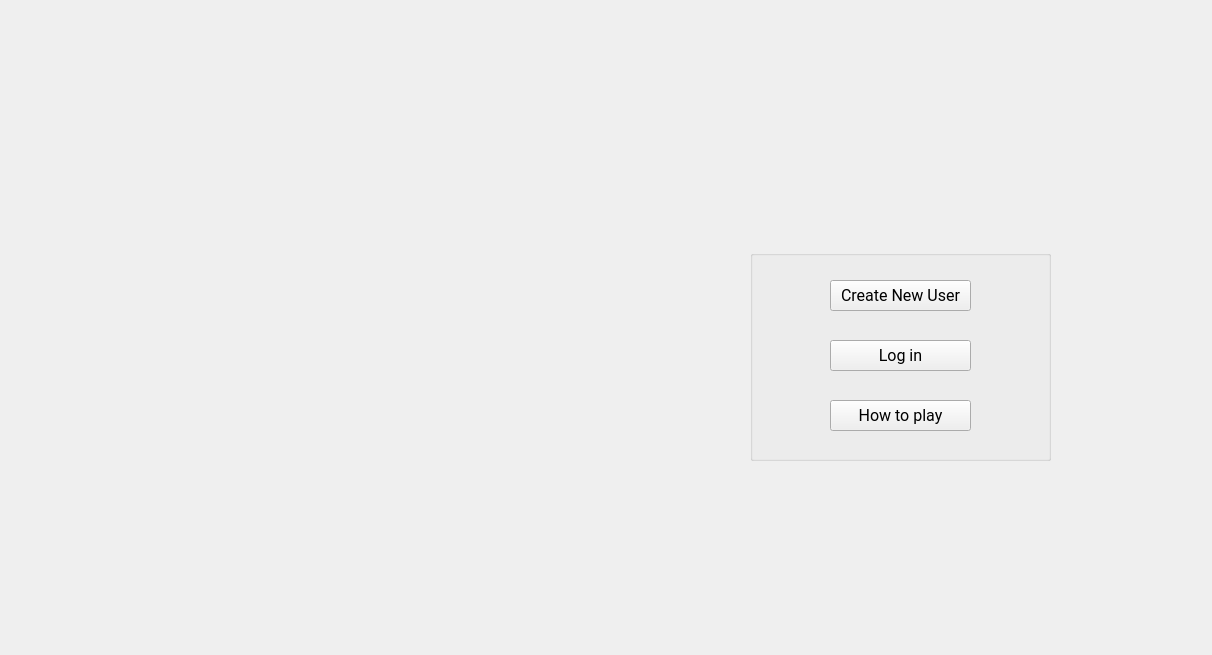
<?xml version="1.0" encoding="UTF-8"?>
<ui version="4.0">
 <class>mainmenu</class>
 <widget class="QWidget" name="mainmenu">
  <property name="geometry">
   <rect>
    <x>0</x>
    <y>0</y>
    <width>1212</width>
    <height>655</height>
   </rect>
  </property>
  <property name="windowTitle">
   <string>Gravity Bike</string>
  </property>
  <widget class="QGroupBox" name="groupBox">
   <property name="geometry">
    <rect>
     <x>750</x>
     <y>250</y>
     <width>301</width>
     <height>211</height>
    </rect>
   </property>
   <property name="title">
    <string/>
   </property>
   <widget class="QPushButton" name="CreateUserButton">
    <property name="geometry">
     <rect>
      <x>80</x>
      <y>30</y>
      <width>141</width>
      <height>31</height>
     </rect>
    </property>
    <property name="font">
     <font>
      <family>Roboto</family>
      <pointsize>12</pointsize>
     </font>
    </property>
    <property name="text">
     <string>Create New User</string>
    </property>
   </widget>
   <widget class="QPushButton" name="LoginButton">
    <property name="geometry">
     <rect>
      <x>80</x>
      <y>90</y>
      <width>141</width>
      <height>31</height>
     </rect>
    </property>
    <property name="font">
     <font>
      <family>Roboto</family>
      <pointsize>12</pointsize>
     </font>
    </property>
    <property name="text">
     <string>Log in</string>
    </property>
   </widget>
   <widget class="QPushButton" name="HowToButton">
    <property name="geometry">
     <rect>
      <x>80</x>
      <y>150</y>
      <width>141</width>
      <height>31</height>
     </rect>
    </property>
    <property name="font">
     <font>
      <family>Roboto</family>
      <pointsize>12</pointsize>
     </font>
    </property>
    <property name="cursor">
     <cursorShape>ArrowCursor</cursorShape>
    </property>
    <property name="text">
     <string>How to play</string>
    </property>
   </widget>
  </widget>
 </widget>
 <resources/>
 <connections/>
</ui>
